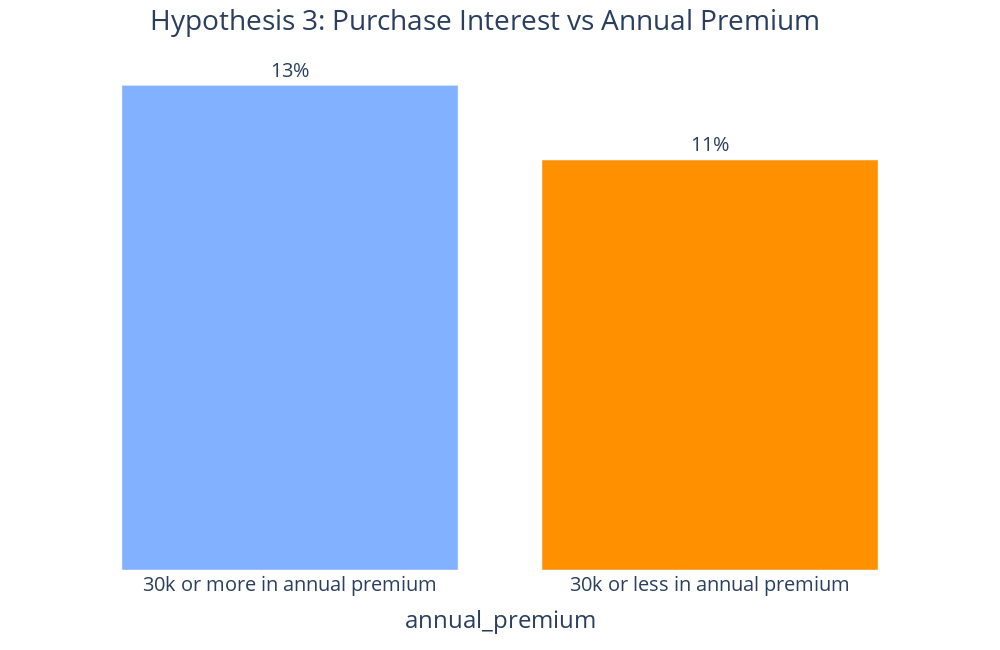

Source (notebook cell):
### Markdown cell above
**Hyphothesis is false**. The interest in buying the insurance is greater within the customers that spent more than 30k.

### Code cell
# Data Filtering
aux5 = df4[df4['annual_premium'] > 30000][['id','response']]
aux6 = df4[df4['annual_premium'] <= 30000][['id','response']]

# Percentage of interested customers that spend more than 30k in annual premium
aux16 = aux5[['response','id']].groupby('response').count().reset_index()
aux16['percentage'] = round( aux16['id'] / aux5.shape[0] * 100 )

# Percentage of interested customers that spend less than 30k in annual premium
aux17 = aux6[['response','id']].groupby('response').count().reset_index()
aux17['percentage'] = round( aux17['id'] / aux6.shape[0] * 100 )

# Creating new dataframe for a bar chart
ax4 = [['30k or more in annual premium', 13],['30k or less in annual premium', 11]]
ax4_df = pd.DataFrame(ax4, columns=['annual_premium','percentage'])

# Bar chart
fig3 = px.bar(ax4_df,
             x='annual_premium',
             y='percentage', 
             color='annual_premium', 
             text='percentage', 
             width=1000,
             height=650,
             color_discrete_sequence=['#82B1FF', '#FF9100'])

fig3.update_traces(texttemplate='%{text:.2s}%', 
                   textposition='outside')

fig3.update_layout(title_text='Hypothesis 3: Purchase Interest vs Annual Premium', 
                   title_x=0.15,
                   font=dict(size=20),
                   xaxis_visible=True,
                   yaxis_visible=False,
                   plot_bgcolor='rgba(0, 0, 0, 0)',
                   paper_bgcolor='rgba(0, 0, 0, 0)',
                   showlegend=False)

fig3.show()

### Figure 1 — Plotly figure (JSON) as saved in the notebook; plotly's stock layout.template omitted (floating-point values rounded to 4 significant figures)
{"data": [{"alignmentgroup": "True", "hovertemplate": "annual_premium=%{x}<br>percentage=%{text}<extra></extra>", "legendgroup": "30k or more in annual premium", "marker": {"color": "#82B1FF", "pattern": {"shape": ""}}, "name": "30k or more in annual premium", "offsetgroup": "30k or more in annual premium", "orientation": "v", "showlegend": true, "text": [13], "textposition": "outside", "texttemplate": "%{text:.2s}%", "type": "bar", "x": ["30k or more in annual premium"], "xaxis": "x", "y": [13], "yaxis": "y"}, {"alignmentgroup": "True", "hovertemplate": "annual_premium=%{x}<br>percentage=%{text}<extra></extra>", "legendgroup": "30k or less in annual premium", "marker": {"color": "#FF9100", "pattern": {"shape": ""}}, "name": "30k or less in annual premium", "offsetgroup": "30k or less in annual premium", "orientation": "v", "showlegend": true, "text": [11], "textposition": "outside", "texttemplate": "%{text:.2s}%", "type": "bar", "x": ["30k or less in annual premium"], "xaxis": "x", "y": [11], "yaxis": "y"}], "layout": {"barmode": "relative", "font": {"size": 20}, "height": 650, "legend": {"title": {"text": "annual_premium"}, "tracegroupgap": 0}, "margin": {"t": 60}, "paper_bgcolor": "rgba(0, 0, 0, 0)", "plot_bgcolor": "rgba(0, 0, 0, 0)", "showlegend": false, "title": {"text": "Hypothesis 3: Purchase Interest vs Annual Premium", "x": 0.15}, "width": 1000, "xaxis": {"anchor": "y", "categoryarray": ["30k or more in annual premium", "30k or less in annual premium"], "categoryorder": "array", "domain": [0, 1], "title": {"text": "annual_premium"}, "visible": true}, "yaxis": {"anchor": "x", "domain": [0, 1], "title": {"text": "percentage"}, "visible": false}}}
